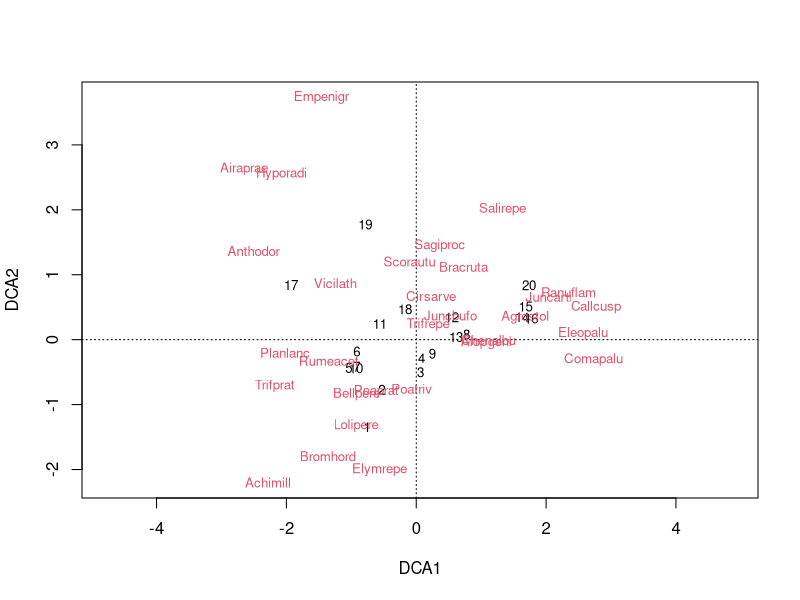

Here is the R script that generated this plot:
# DETRENDED CORRESPONDENCE ANALYSIS AND BASIC RECIPROCAL AVERAGING
# Useremo il dataset 'dune'

library(vegan)
# Interno a 'vegan' c'è il dataset 'dune' 
?dune
##  Vegetation and Environment in Dutch Dune Meadows. The dune meadow vegetation data, dune,has
##  cover class values of 30 species on 20 sites. The species names are abbreviated to 4+4 letters
# Per usarlo
data(dune); dune

# Facciamo la detrended correspondence analysis and basic reciprocal averaging (or orthogonal correspondence analysis)
ord<-decorana(dune)

# Ciò che stiamo cercando è la lunghezza degli assi
ord
# Possiamo leggere axis lenghts delle 4 coordinate
# Assegnamo la lunghezza a 4 variabili
ldc1<-3.7004; ldc2<-3.1166; ldc3<-1.30055; ldc4<-1.47888
# Per calcolare la percentuale
total=ldc1+ldc2+ldc3+ldc4
pldc1=ldc1*100/total
pldc2=ldc2*100/total
pldc3=ldc3*100/total
pldc4=ldc4*100/total

# Dato che ldc1 e ldc2 hanno il 71 percento della explained variability possiamo plottare solo quelle
plot(ord)
# mostra soltanto i primi due assi ed i nomi delle specie








